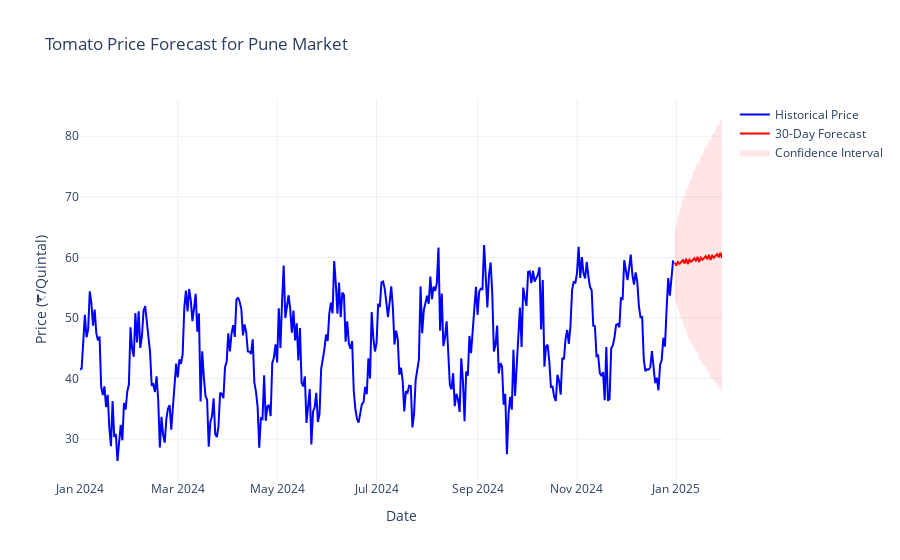

The code cell stored with this chart in its notebook:
### Code cell
# Load forecast data
forecast_data = pd.read_csv('../data/processed/forecast_tomato_MAH_Pune_30d.csv', parse_dates=['date'])

# Create visualization of the forecast
fig = go.Figure()

# Historical price
fig.add_trace(
    go.Scatter(
        x=data['date'],
        y=data['price'],
        name='Historical Price',
        line=dict(color='blue')
    )
)

# Forecast
fig.add_trace(
    go.Scatter(
        x=forecast_data['date'],
        y=forecast_data['predicted'],
        name='30-Day Forecast',
        line=dict(color='red')
    )
)

# Add confidence intervals
fig.add_trace(
    go.Scatter(
        x=forecast_data['date'].tolist() + forecast_data['date'].tolist()[::-1],
        y=forecast_data['upper'].tolist() + forecast_data['lower'].tolist()[::-1],
        fill='toself',
        fillcolor='rgba(255,0,0,0.1)',
        line=dict(color='rgba(255,0,0,0)'),
        name='Confidence Interval'
    )
)

# Update layout
fig.update_layout(
    title='Tomato Price Forecast for Pune Market',
    xaxis_title='Date',
    yaxis_title='Price (₹/Quintal)',
    template='plotly_white',
    showlegend=True,
    hovermode='x unified'
)

fig.show()
